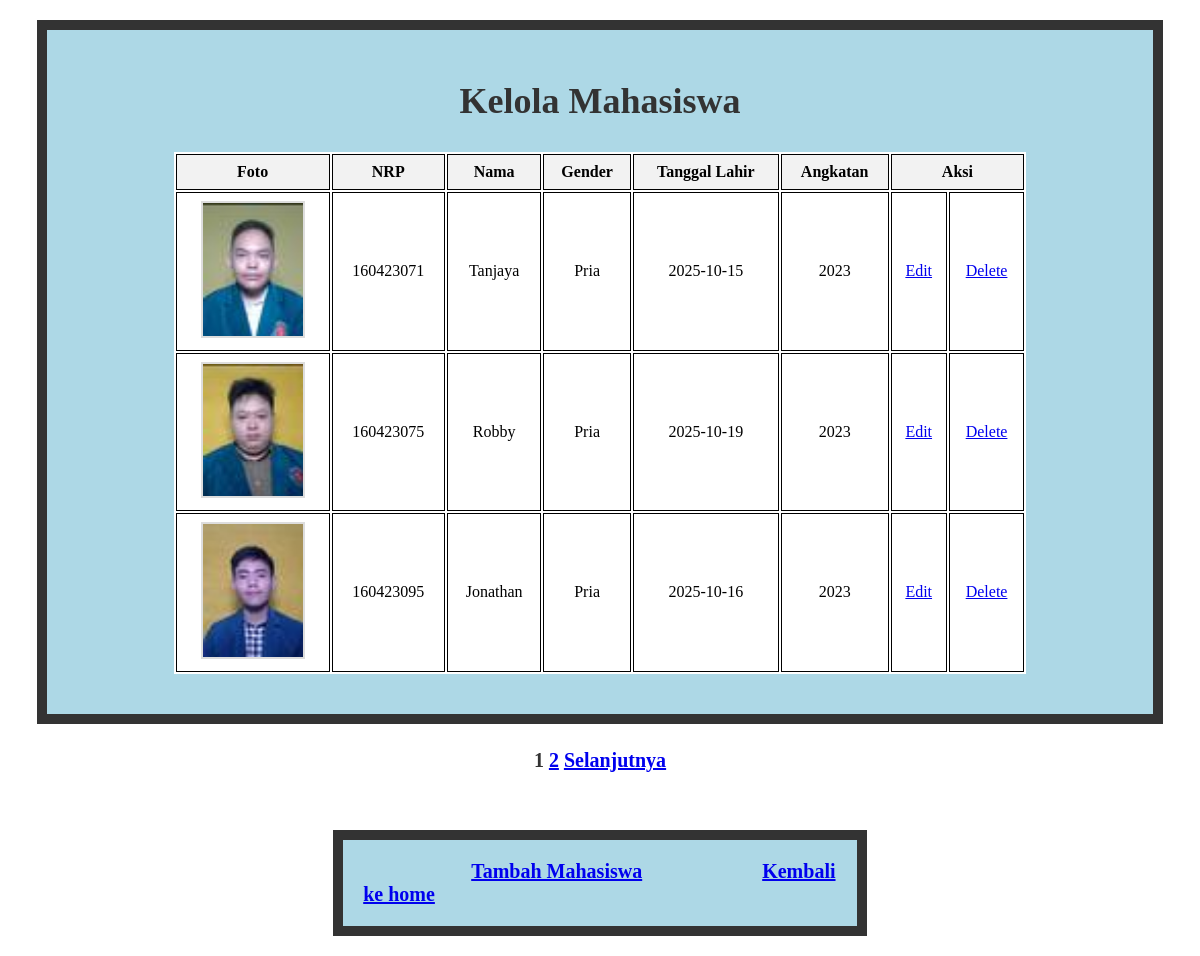
/Project_FSP/admin_mahasiswa.php (signed in), run on the app's committed database.
### tables this page shows
CREATE TABLE `mahasiswa` (
  `nrp` char(9) NOT NULL,
  `nama` varchar(45) DEFAULT NULL,
  `gender` enum('Pria','Wanita') DEFAULT NULL,
  `tanggal_lahir` date DEFAULT NULL,
  `angkatan` year(4) DEFAULT NULL,
  `foto_extention` varchar(4) DEFAULT NULL,
  PRIMARY KEY (`nrp`)
);

### Project_FSP/class/parent.php (called while the page is built, shortened)
<?php
class classParent {
    public function __construct() {
        $this->mysqli = new mysqli(SERVER, UID, PWD, DB);
    }
}
?>

### Project_FSP/class/mahasiswa.php (called while the page is built, shortened)
<?php
    require_once 'parent.php';
    class mahasiswa extends classParent {
        public function getMahasiswa($npk, $offset = null, $limit = null){
            if (!is_null($offset)) {
               $sql = "SELECT * FROM MAHASISWA WHERE NRP LIKE ? LIMIT $offset, $limit";
                $stmt = $this->mysqli->prepare($sql);
                $stmt->bind_param('s', $npk);
            }
            else{
                $sql = 'SELECT * FROM MAHASISWA WHERE NRP LIKE ?';
                $stmt = $this->mysqli->prepare($sql);
                $stmt->bind_param('s', $npk);
            }
            $stmt->execute();
            $res = $stmt->get_result();
            return $res;
        }
}
?>

### Project_FSP/admin_mahasiswa.php (the view, shortened to what this page needs)
<!DOCTYPE html>
<html>
    <?php
    require_once 'class/mahasiswa.php';
    ?>
<head>
</head>
<body>
    <div class = 'tabelKontainer'>
    <h2><b>Kelola Mahasiswa</b></h2>
    <table>
        <thead>
            <thead>
            <tr>
                <th>Foto</th>
                <th>NRP</th>
                <th>Nama</th>
                <th>Gender</th>
                <th>Tanggal Lahir</th>
                <th>Angkatan</th>
                <th colspan="2">Aksi</th>
            </tr>
        </thead>
        <tbody>
            <?php
                $PER_PAGE = 3;
                $mahasiswa = new mahasiswa();
                $cari = isset($_GET['cari']) ? $_GET['cari'] : '';
                $cari_persen = "%" . $cari . "%";
                $offset = isset($_GET['start']) ? (int)$_GET['start'] : 0;
                $res = $mahasiswa->getMahasiswa($cari_persen, $offset, $PER_PAGE);
                while($row = $res->fetch_assoc()) {
                    echo "<tr>";
                        echo "<td> <img src = 'image_mahasiswa/" . $row['nrp'] . "." . $row['foto_extention'] . "' width='100'></td>";
                        echo "<td>" . $row['nrp'] . "</td>";
                        echo "<td>" . $row['nama'] . "</td>";
                        echo "<td>" . $row['gender'] . "</td>";
                        echo "<td>" . $row['tanggal_lahir'] . "</td>";
                        echo "<td>" . $row['angkatan'] . "</td>";
                        echo "<td>";
                            echo "<a href = 'admin_edit_mahasiswa.php?nrp=".$row['nrp']."'>Edit</a>";
                        echo "</td>";
                        echo "<td>";
                            echo "<a href='admin_delete_mahasiswa.php?nrp=".$row['nrp']."'>Delete</a>";
                        echo "</td>";
                    echo "</tr>";
                }
            ?>
        </tbody>
    </table>
    </div>
    <p>
        <?php
        $res = $mahasiswa->getMahasiswa($cari_persen);
        $total_data = $res->num_rows;
        $max_page = ceil($total_data / $PER_PAGE);
        $current_page = floor($offset / $PER_PAGE) + 1;
        for($page=1; $page <= $max_page; $page++)
        {
            $offs = ($page - 1) * $PER_PAGE;
            if ($page == $current_page)
            {
                echo "<b class = 'paging'>$page</b> ";
            }
            else{
                echo "<a class='paging' href='?start=$offs&cari=$cari'>$page</a> ";
            }
        }
        if ($current_page < $max_page)
        {
            $next = $offset + $PER_PAGE;
            echo "<a class='paging' href='?start=$next&cari=$cari'> Selanjutnya</a> ";
        }
        ?>
    </p> <br>
    <div class = 'linkKontainer'>
        <a id = 'linkInsert' href = "admin_insert_mahasiswa.php">Tambah Mahasiswa</a>
        <a id = 'balikHome' href = "admin_home.php">Kembali ke home</a>
    </div>
</body>
</html>

### Project_FSP/admin_mahasiswa.php (style rules this page uses)
h2 { text-align: center; margin-top: 30px; color: #333; font-size: 36px; font-weight: bold; }
img { border: 2px solid #ddd; }
p { text-align: center; margin-top: 25px; color: #333; font-size: 20px; }
table { width: 80%; margin: 20px auto; background: white; border: 10px #333; }
th, td { border: 1px solid black; padding: 8px; text-align: center; }
th { background-color: #f2f2f2; }
#linkInsert { margin-left: 100px; padding: 8px; font-size: 20px; font-weight: bold; }
#balikHome { margin-left: 100px; padding: 8px; font-size: 20px; font-weight: bold; }
.tabelKontainer { width: 90%; margin: 20px auto; background: lightblue; padding: 20px; border: 10px solid #333; }
.linkKontainer { width: 40%; margin: 20px auto; background: lightblue; padding: 20px; border: 10px solid #333; }
.paging { font-size: 20px; font-weight: bold; }

### data on the page
mahasiswa: nrp (picture), nrp "160423071", nama "Tanjaya", gender "Pria", tanggal_lahir "2025-10-15", angkatan "2023"
mahasiswa: nrp (picture), nrp "160423075", nama "Robby", gender "Pria", tanggal_lahir "2025-10-19", angkatan "2023"
mahasiswa: nrp (picture), nrp "160423095", nama "Jonathan", gender "Pria", tanggal_lahir "2025-10-16", angkatan "2023"
